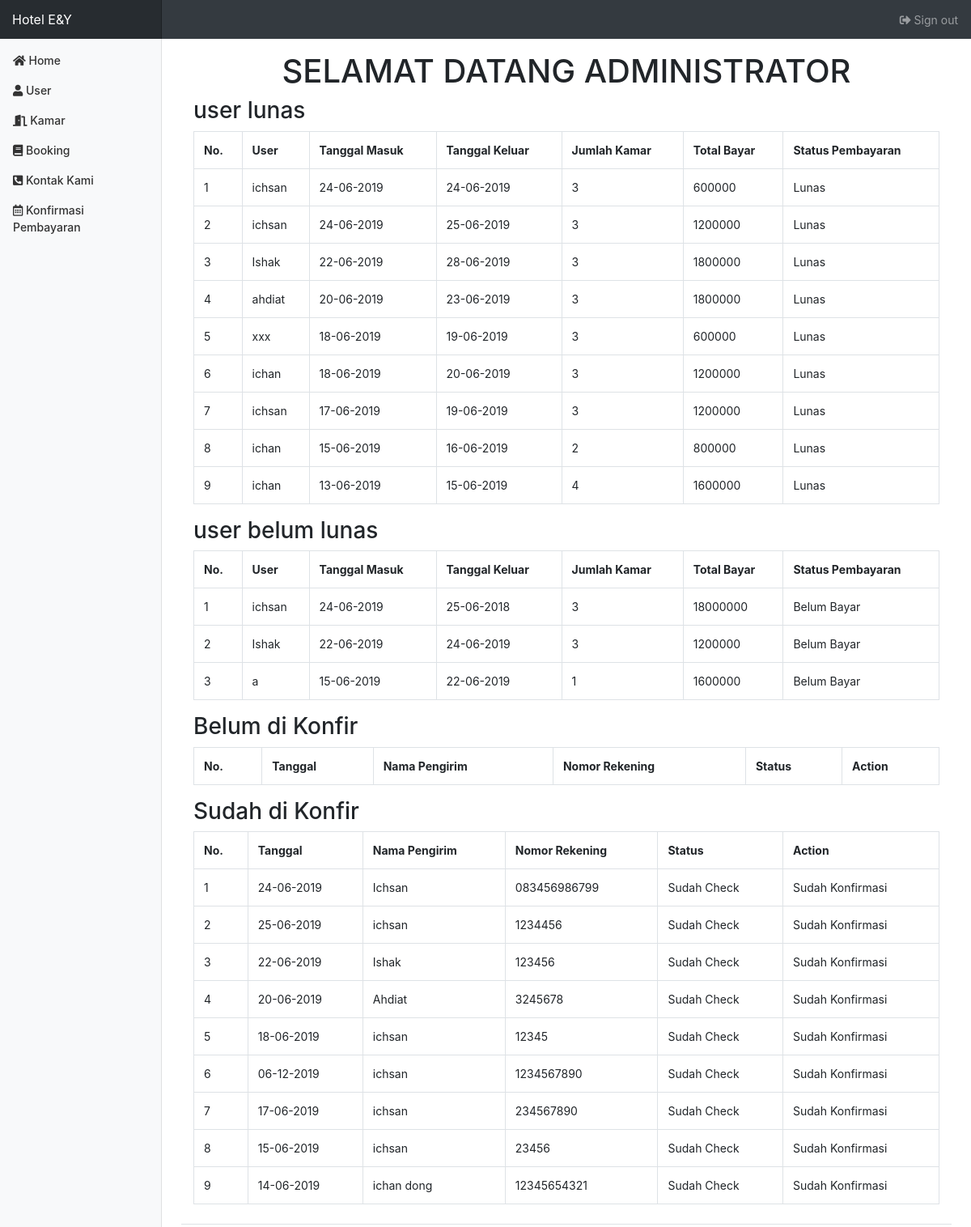
The app's page /project-hotel/admin/index.php (signed in) with its own data.
### tables this page shows
CREATE TABLE `booking` (
  `id` int(11) NOT NULL,
  `user_id` varchar(11) NOT NULL,
  `tgl_masuk` date NOT NULL,
  `tgl_keluar` date NOT NULL,
  `kamar_id` varchar(20) NOT NULL,
  `jumlah_kamar` int(20) NOT NULL,
  `total_bayar` int(50) NOT NULL,
  `status_bayar` enum('0','1','2') DEFAULT '0'
);

CREATE TABLE `user` (
  `id` int(11) NOT NULL,
  `nama` varchar(30) NOT NULL,
  `email` varchar(100) NOT NULL,
  `password` varchar(40) NOT NULL,
  `level` enum('1','2') NOT NULL,
  `status` enum('0','1') NOT NULL
);

CREATE TABLE `konfirmasi_bayar` (
  `id` int(11) NOT NULL,
  `booking_id` varchar(40) NOT NULL,
  `tanggal` date NOT NULL,
  `nama_pengirim` varchar(50) NOT NULL,
  `no_req` varchar(50) NOT NULL,
  `status` enum('0','1') NOT NULL DEFAULT '0'
);

### project-hotel/admin/user-lunas.php (the view, shortened to what this page needs)
<?php
    include '../koneksi.php';
  $no =1;
?>
<table border="1" rules="all" class="table table-bordered">
  <h3>user lunas</h3>
    <tr>
      <th>No.</th>
      <th>User</th>
      <th>Tanggal Masuk</th>
      <th>Tanggal Keluar</th>
      <th>Jumlah Kamar</th>
      <th>Total Bayar</th>
      <th>Status Pembayaran</th>
    </tr>
    <?php
      $query  ="SELECT * FROM booking INNER JOIN user ON booking.user_id = user.id WHERE status_bayar='2' ORDER BY booking.id DESC";
      $execute = mysqli_query($koneksi,$query);
      while ($data = mysqli_fetch_assoc($execute)){
    ?>
      <td><?php echo $no++;?></td>
      <td><?php echo $data['nama'];?></td>
      <td><?php echo date("d-m-Y", strtotime($data['tgl_masuk']));?></td>
      <td><?php echo date("d-m-Y", strtotime($data['tgl_keluar']));?></td>
      <td><?php echo $data['jumlah_kamar'];?></td>
      <td><?php echo $data['total_bayar'];?></td>
      <td>
         <?php
            if ($data['status_bayar']=='1') {
              echo "Menunggu Konfirmasi Admin";
            }
            elseif ($data['status_bayar']=='2') {
              echo "Lunas";
            }
            else {
              echo "Belum Bayar";
            }
         ?>
      </td>
  <?php }?>

### project-hotel/admin/index.php (shortened to what this page needs)
<?php
if (isset($_SESSION['email']) && isset($_SESSION['level']) &&$_SESSION['level']=='1') {
?>
<!doctype html>
<html lang="en">
  <head>
    <link href="../css/bootstrap.min.css" rel="stylesheet">
    <link href="../fontawesome-free-5.9.0-web/css/all.min.css" rel="stylesheet">
    <link href="../fontawesome-free-5.9.0-web/css/fontawesome.min.css" rel="stylesheet">
    <link href="../fontawesome-free-5.9.0-web/css/regular.min.css" rel="stylesheet">
    <link href="../css/dashbor.css" rel="stylesheet">
  </head>
  <body>
    <?php
    	include"themes/navigasi.php";
     ?>
    <div class="container-fluid">
      <div class="row">
        	<?php
        	include "./themes/sidebar.php";
        	?>
        <main role="main" class="col-md-9 ml-sm-auto col-lg-10 pt-3 px-4">
          	<?php
        	$page = (isset($_GET['page']) ? $_GET['page']:'');
        	if ($page == 'kontak-kami') {
        		include "kontak.php";
        	}
        	elseif ($page=='user') {
        		include 'user.php';
        	}
        	elseif ($page == 'edit-user') {
        		include "edit_user.php";
        	}
            elseif ($page == 'edit-kamar') {
                include "edit-kamar.php";
            }
        	elseif ($page == 'hapus-user') {
        		include "hapus-user.php";
        	}
            elseif ($page == 'hapus-kamar') {
                include "hapus-kamar.php";
            }
        	elseif ($page == 'kamar') {
        		include "./admin-kamar.php";
        	}
            elseif ($page == 'tambah-user') {
                include "./tambah-user.php";
            }
            elseif ($page == 'tambah-kamar') {
                include "./regiskamar.php";
            }
            elseif ($page == 'booking') {
                 include "./adminbooking.php";
             }
              elseif ($page == 'konfirmasi_pembayaran') {
                include "./halaman_konfirmasi_pembayaran.php";
            }
            elseif ($page == 'tambah-kontak') {
                "./tambah_kontak.php";
            }
        	else{
				include "dashboard.php";
        	}
          	?>
        </main>
      </div>
    </div>
  </body>
</html>
<?php
}
else{
	echo '<script> alert ("anda tidak di perbolehkan log in");
			window.location = "./login.php";</script>';
}
 ?>

### project-hotel/admin/themes/navigasi.php
<nav class="navbar navbar-dark sticky-top bg-dark flex-md-nowrap p-0">
      <a class="navbar-brand col-sm-3 col-md-2 mr-0" href="#">Hotel E&Y</a>
      <ul class="navbar-nav px-3">
        <li class="nav-item text-nowrap">
          <a class="nav-link" href="./logout.php">
          <span><i class="fas fa-sign-out-alt"></i></span>
          Sign out</a>
        </li>
      </ul>
    </nav>

### project-hotel/admin/themes/sidebar.php (shortened to what this page needs)
<nav class="col-md-2 d-none d-md-block bg-light sidebar">
          <div class="sidebar-sticky">
            <ul class="nav flex-column">
              <li class="nav-item">
                <a class="nav-link" href="index.php?page=dashboard">
                  <span <i class="fas fa-home"></i></span>
                  Home
                </a>
              </li>
              <li class="nav-item">
                <a class="nav-link" href="index.php?page=user">
                <span <i class="fas fa-user"></i></span>
                  User
                </a>
              </li>
              <li class="nav-item">
                <a class="nav-link" href="index.php?page=kamar">
                  <span <i class="fas fa-door-open"></i></span>
                  Kamar
                </a>
              </li>
              <li class="nav-item">
                <a class="nav-link" href="index.php?page=booking">
                  <span <i class="fas fa-book"></i></span>
                  Booking
                </a>
              </li>
              <li class="nav-item">
                <a class="nav-link" href="index.php?page=kontak-kami">
                  <span <i class="fas fa-phone-square-alt"></i></span>
                  Kontak Kami
                </a>
              </li>
            <li class="nav-item">
                <a class="nav-link" href="index.php?page=konfirmasi_pembayaran">
                  <span <i class="far fa-calendar-alt"></i></span>
                  Konfirmasi Pembayaran
                </a>
              </li>
            <ul class="nav flex-column mb-2">
                <a class="nav-link" href="#">
                </a>
                <a class="nav-link" href="#">
                </a>
                <a class="nav-link" href="#">
                </a>
                <a class="nav-link" href="#">
                </a>
            </ul>
          </div>
        </nav>

### project-hotel/admin/dashboard.php (shortened to what this page needs)
<div class="d-flex justify-content-between flex-wrap flex-md-nowrap align-items-center pb-2 mb-3 border-bottom">
<div class="container">
<div class="row">
<div class="col-md-12">
      <h1 class="text-center">SELAMAT DATANG ADMINISTRATOR</h1>
      <?php
        include 'user-lunas.php';
       ?>
       <?php
        include 'belum-lunas.php';
        ?>
        <?php
          include 'belum-konfir.php';
         ?>
         <?php
            include 'sudah-konfir.php';
          ?>
  </table>
</div>
</div>
</div>

### project-hotel/admin/belum-lunas.php (shortened to what this page needs)
<?php
    include '../koneksi.php';
  $no =1;
?>
<table border="1" rules="all" class="table table-bordered">
  <h3>user belum lunas</h3>
    <tr>
      <th>No.</th>
      <th>User</th>
      <th>Tanggal Masuk</th>
      <th>Tanggal Keluar</th>
      <th>Jumlah Kamar</th>
      <th>Total Bayar</th>
      <th>Status Pembayaran</th>
    </tr>
    <?php
      $query  ="SELECT * FROM booking INNER JOIN user ON booking.user_id = user.id WHERE status_bayar='0' ORDER BY booking.id DESC";
      $execute = mysqli_query($koneksi,$query);
      while ($data = mysqli_fetch_assoc($execute)){
    ?>
      <td><?php echo $no++;?></td>
      <td><?php echo $data['nama'];?></td>
      <td><?php echo date("d-m-Y", strtotime($data['tgl_masuk']));?></td>
      <td><?php echo date("d-m-Y", strtotime($data['tgl_keluar']));?></td>
      <td><?php echo $data['jumlah_kamar'];?></td>
      <td><?php echo $data['total_bayar'];?></td>
      <td>
         <?php
            if ($data['status_bayar']=='1') {
              echo "Menunggu Konfirmasi Admin";
            }
            elseif ($data['status_bayar']=='2') {
              echo "Lunas";
            }
            else {
              echo "Belum Bayar";
            }
         ?>
      </td>
  <?php }?>

### project-hotel/admin/belum-konfir.php (shortened to what this page needs)
<table border="1" rules="all" class="table table-bordered">
	<h3>Belum di Konfir</h3>
		<tr>
			<th>No.</th>
			<th>Tanggal</th>
			<th>Nama Pengirim</th>
			<th>Nomor Rekening</th>
			<th>Status</th>
			<th>Action</th>
		</tr>
	</table>

### project-hotel/admin/sudah-konfir.php
<?php
		include '../koneksi.php';
	$no =1;
?>
<table border="1" rules="all" class="table table-bordered">
	<h3>Sudah di Konfir</h3>
		<tr>
			<th>No.</th>
			<th>Tanggal</th>
			<th>Nama Pengirim</th>
			<th>Nomor Rekening</th>
			<th>Status</th>
			<th>Action</th>
		</tr>
		<?php
			$query	="SELECT * FROM `konfirmasi_bayar` WHERE status='1' ORDER BY id DESC";
			$execute = mysqli_query($koneksi,$query);
			while ($data = mysqli_fetch_assoc($execute)){
		?>
		 <tr>
			<td><?php echo $no++;?></td>
			<td><?php echo date("d-m-Y", strtotime($data['tanggal']));?></td>
			<td><?php echo $data['nama_pengirim'];?></td>
			<td><?php echo $data['no_req'];?></td>
			<td><?php echo ($data['status']=='1'?'Sudah Check':'belum Check');?></td>
			<td>
				 <?php
            if ($data['status']=='1') {
              echo "Sudah Konfirmasi ";
            }
            else {
            	 echo "<a href='konfirmasi-bayar.php?id=".$data['id']."&id-booking=".$data['booking_id']."'>Konfirmasi Bayar</a>";
                }
         ?>
			</td>
	<?php }?>
	</table>

### project-hotel/css/dashbor.css (style rules this page uses)
body { font-size: .875rem; }
.sidebar { position: fixed; top: 0; bottom: 0; left: 0; z-index: 100; padding: 0; box-shadow: inset -1px 0 0 rgba(0, 0, 0, .1); }
.sidebar-sticky { position: -webkit-sticky; position: sticky; top: 48px; height: calc(100vh - 48px); padding-top: .5rem; overflow-x: hidden; overflow-y: auto; }
.sidebar .nav-link { font-weight: 500; color: #333; }
.navbar-brand { padding-top: .75rem; padding-bottom: .75rem; font-size: 1rem; background-color: rgba(0, 0, 0, .25); box-shadow: inset -1px 0 0 rgba(0, 0, 0, .25); }
.border-bottom { border-bottom: 1px solid #e5e5e5; }

### records on screen
booking: user.nama "ichsan", tgl_masuk "24-06-2019", tgl_keluar "24-06-2019", jumlah_kamar "3", total_bayar "600000", status_bayar "Lunas"
booking: user.nama "ichsan", tgl_masuk "24-06-2019", tgl_keluar "25-06-2019", jumlah_kamar "3", total_bayar "1200000", status_bayar "Lunas"
booking: user.nama "Ishak", tgl_masuk "22-06-2019", tgl_keluar "28-06-2019", jumlah_kamar "3", total_bayar "1800000", status_bayar "Lunas"
booking: user.nama "ahdiat", tgl_masuk "20-06-2019", tgl_keluar "23-06-2019", jumlah_kamar "3", total_bayar "1800000", status_bayar "Lunas"
booking: user.nama "xxx", tgl_masuk "18-06-2019", tgl_keluar "19-06-2019", jumlah_kamar "3", total_bayar "600000", status_bayar "Lunas"
booking: user.nama "ichan", tgl_masuk "18-06-2019", tgl_keluar "20-06-2019", jumlah_kamar "3", total_bayar "1200000", status_bayar "Lunas"
booking: user.nama "ichsan", tgl_masuk "17-06-2019", tgl_keluar "19-06-2019", jumlah_kamar "3", total_bayar "1200000", status_bayar "Lunas"
booking: user.nama "ichan", tgl_masuk "15-06-2019", tgl_keluar "16-06-2019", jumlah_kamar "2", total_bayar "800000", status_bayar "Lunas"
booking: user.nama "ichan", tgl_masuk "13-06-2019", tgl_keluar "15-06-2019", jumlah_kamar "4", total_bayar "1600000", status_bayar "Lunas"
booking: user.nama "ichsan", tgl_masuk "24-06-2019", tgl_keluar "25-06-2018", jumlah_kamar "3", total_bayar "18000000", status_bayar "Belum Bayar"
booking: user.nama "Ishak", tgl_masuk "22-06-2019", tgl_keluar "24-06-2019", jumlah_kamar "3", total_bayar "1200000", status_bayar "Belum Bayar"
booking: user.nama "a", tgl_masuk "15-06-2019", tgl_keluar "22-06-2019", jumlah_kamar "1", total_bayar "1600000", status_bayar "Belum Bayar"
konfirmasi_bayar: tanggal "24-06-2019", nama_pengirim "Ichsan", no_req "083456986799", status "Sudah Check"
konfirmasi_bayar: tanggal "25-06-2019", nama_pengirim "ichsan", no_req "1234456", status "Sudah Check"
konfirmasi_bayar: tanggal "22-06-2019", nama_pengirim "Ishak", no_req "123456", status "Sudah Check"
konfirmasi_bayar: tanggal "20-06-2019", nama_pengirim "Ahdiat", no_req "3245678", status "Sudah Check"
konfirmasi_bayar: tanggal "18-06-2019", nama_pengirim "ichsan", no_req "12345", status "Sudah Check"
konfirmasi_bayar: tanggal "06-12-2019", nama_pengirim "ichsan", no_req "1234567890", status "Sudah Check"
konfirmasi_bayar: tanggal "17-06-2019", nama_pengirim "ichsan", no_req "234567890", status "Sudah Check"
konfirmasi_bayar: tanggal "15-06-2019", nama_pengirim "ichsan", no_req "23456", status "Sudah Check"
konfirmasi_bayar: tanggal "14-06-2019", nama_pengirim "ichan dong", no_req "12345654321", status "Sudah Check"
